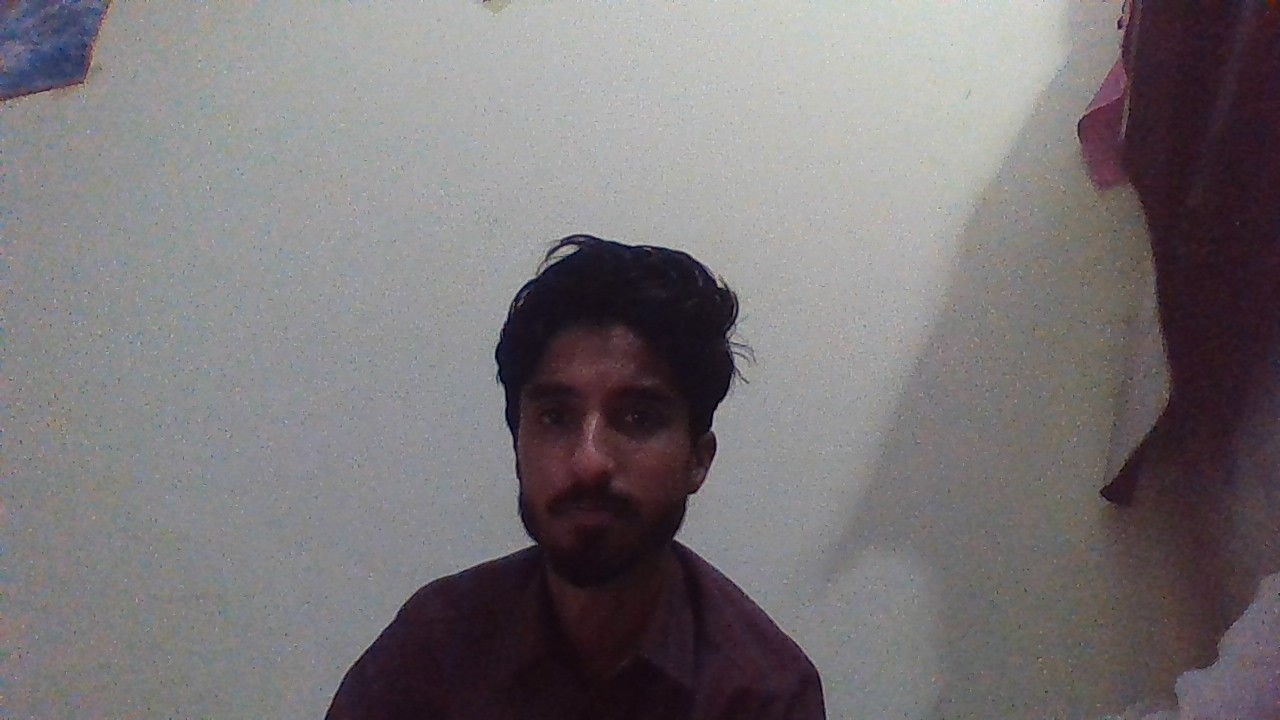
#> input picture Test/image3.jpg, 1280 x 720 px
$ python imageEnhance.py
#> lines starting #> are read from the running program, lines starting #| are printed output that depends on the picture
import cv2
import matplotlib.pyplot as plt
img= cv2.imread('image3.jpg')
#> img is the input picture: shape (720, 1280, 3); mean B, G, R 118.9, 116.4, 121.3


cv2.imshow("1",img)

gray_img=cv2.cvtColor(img,cv2.COLOR_BGR2GRAY)
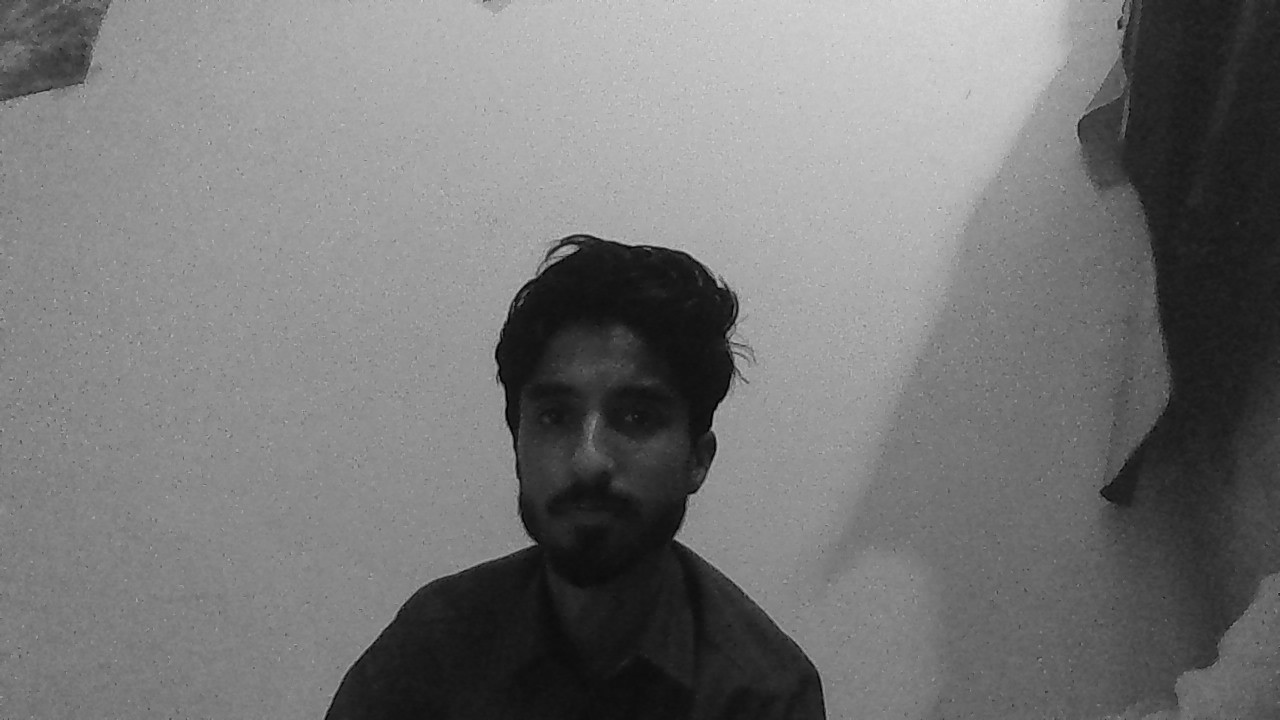
#> gray_img: shape (720, 1280); min 1, max 229, mean 118.2

hist=cv2.calcHist(gray_img,[0],None,[256],[0,256])
#> hist = 256 values, max 36 at index 203, min 0 at index 0, mean 5

plt.subplot(121)
plt.title("Image1")
plt.xlabel('bins')
plt.ylabel("No of pixels")
plt.plot(hist)
plt.subplot(122)


gray_img_eqhist=cv2.equalizeHist(gray_img)
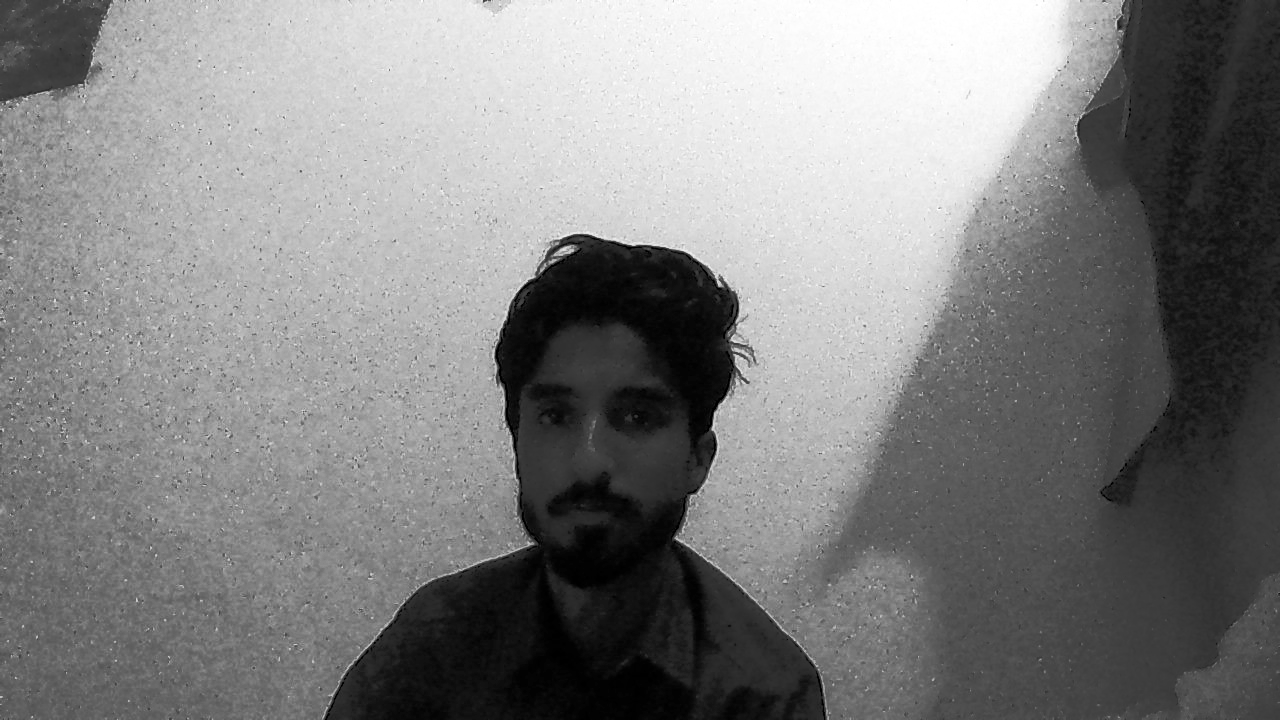
#> gray_img_eqhist: shape (720, 1280); min 0, max 255, mean 128.4
cv2.imshow("2",gray_img_eqhist)
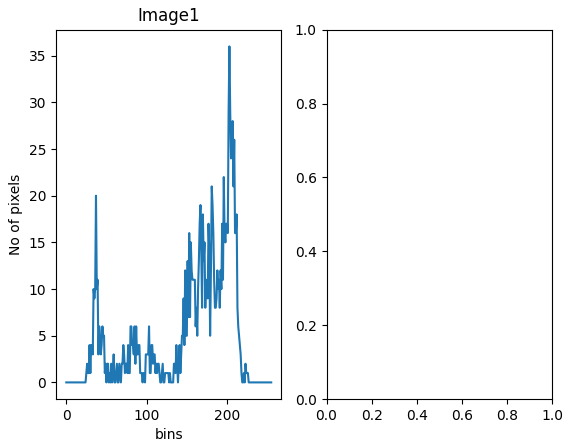
#> figure drawn by matplotlib, 1 panel; curve peaks at x = 203, y = 36

$ run again, with Test/image1.jpg copied over Test/image3.jpg
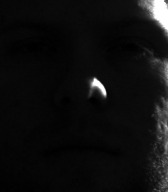
#> input picture Test/image1.jpg, 168 x 192 px
#> img is the input picture: shape (192, 168, 3); min 0, max 255, mean 14.7
#> hist = 256 values, max 31 at index 10, min 0 at index 0, mean 0.656
#> `gray_img_eqhist=cv2.equalizeHist(gray_img)`:
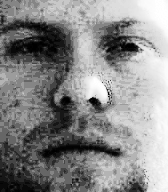
#> gray_img_eqhist: shape (192, 168); min 0, max 255, mean 137
#> `cv2.imshow("2",gray_img_eqhist)`:
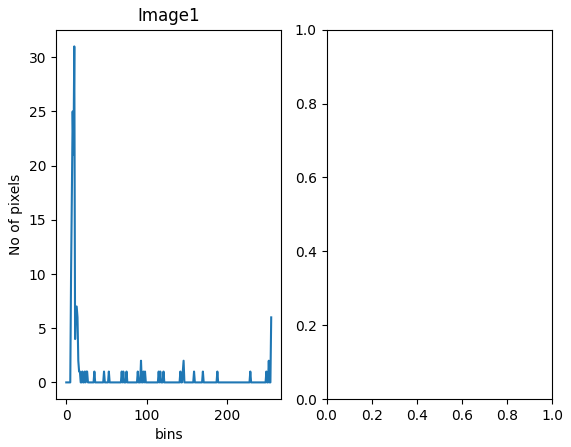
#> figure drawn by matplotlib, 1 panel; curve peaks at x = 10, y = 31
